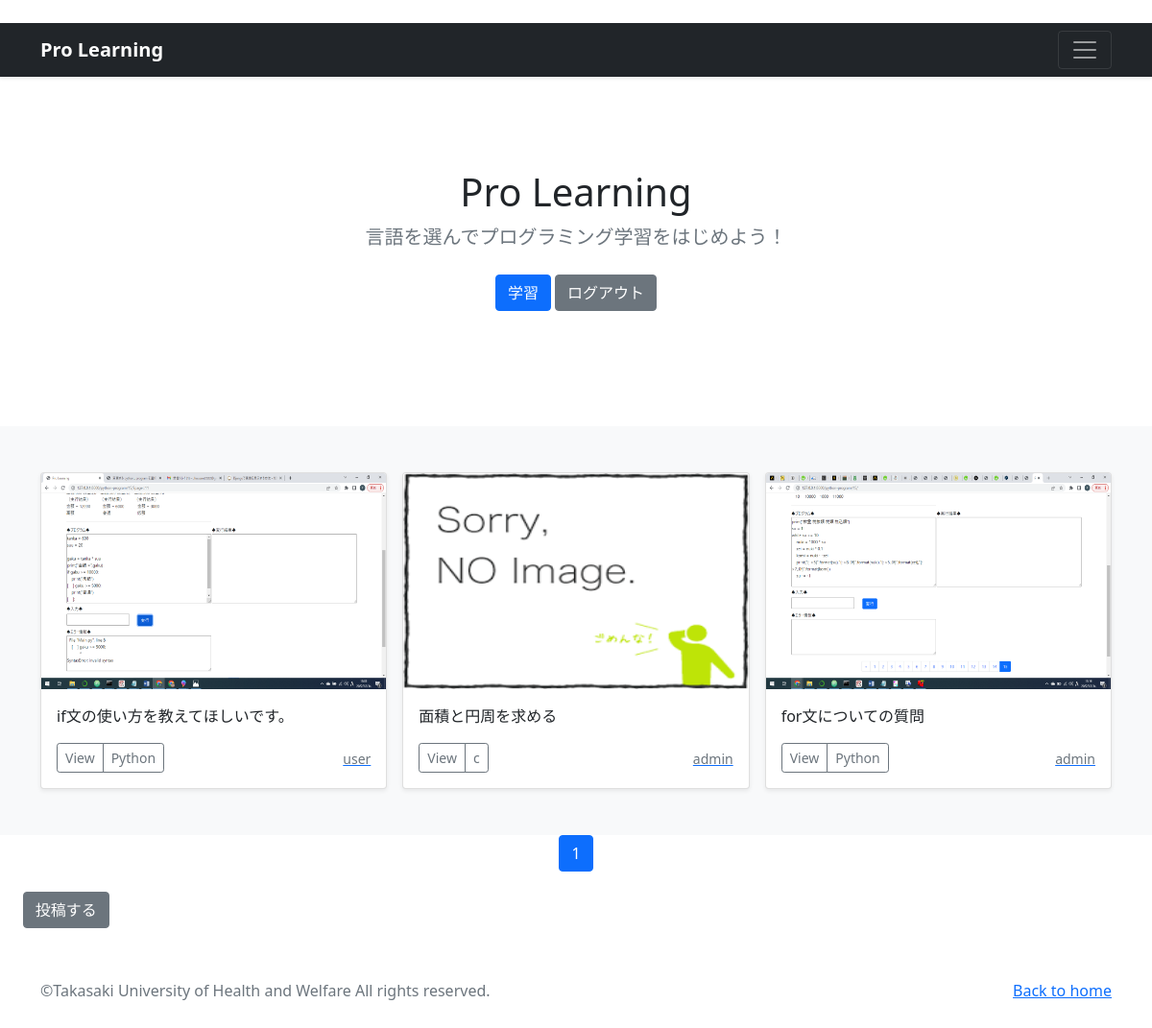
The app's page / (signed in) with its own data.
### base/models.py (models this page shows, shortened)
class Post(models.Model):
    user = models.ForeignKey(
        CustomUser,
        verbose_name='ユーザー',
        on_delete=models.CASCADE
        )
    category = models.ForeignKey(
        Category,
        verbose_name='カテゴリ',
        on_delete=models.PROTECT
        )
    title = models.CharField(
        verbose_name='タイトル', # フィールドのタイトル
        max_length=200        # 最大文字数は200
        )
    comment = models.TextField(
        verbose_name='コメント',  # フィールドのタイトル
        )
    image1 = models.ImageField(
        verbose_name='イメージ1',# フィールドのタイトル
        upload_to = 'photos',  # MEDIA_ROOT以下のphotosにファイルを保存
        blank=True,            # フィールド値の設定は必須でない
        null=True              # データベースにnullが保存されることを許容
        )
    image2 = models.ImageField(
        verbose_name='イメージ2',# フィールドのタイトル
        upload_to = 'photos',  # MEDIA_ROOT以下のphotosにファイルを保存
        blank=True,            # フィールド値の設定は必須でない
        null=True              # データベースにnullが保存されることを許容
        )
    posted_at = models.DateTimeField(
        verbose_name='投稿日時', # フィールドのタイトル
        auto_now_add=True       # 日時を自動追加
        )

class Category(models.Model):
    title = models.CharField(
        verbose_name='カテゴリ', # フィールドのタイトル
        max_length=20)

### accounts/models.py (models this page shows)
class CustomUser(AbstractUser):
    pass

### base/views.py (the view)
# urls.py: path('', views.IndexView.as_view(), name='index'),
class IndexView(ListView):
    template_name ='index.html'
    queryset = Post.objects.order_by('-posted_at')
    paginate_by = 6

### base/templates/index.html (shortened to what this page needs)
{% extends 'base.html' %}
      {% block contents %}
      {% include "post_title.html" %}
      {% if user.is_authenticated %}
      {% include "post_list.html" %}
      {% include "pagination.html" %}
      <table>
      <td>&nbsp &nbsp &nbsp</td><td><a href="{% url 'base:post' %}"
         class="btn btn-secondary my-1">投稿する</a></td></table>
      {% endif %}
      {% endblock %}

### base/templates/post_list.html (shortened to what this page needs)
  <div class="album py-5 bg-light">
    <div class="container">
      <div class="row row-cols-1 row-cols-sm-2 row-cols-md-3 g-3">
        {% for record in object_list %}
        <div class="col">
          <div class="card shadow-sm">
            {% if record.image1 %}
            <img src="{{ record.image1.url }}"
                 class="bd-placeholder-img card-img-top"
                 width="100%" height="225"
                 xmlns="http://www.w3.org/2000/svg"
                 role="img" aria-label="Placeholder: Thumbnail"
                 preserveAspectRatio="xMidYMid slice"
                 focusable="false">
                 <rect width="100%" height="100%" fill="#55595c"/>
            {% else %}
            <img src="/media/stock/noimage.png"
                 class="bd-placeholder-img card-img-top"
                 width="100%" height="225"></img>
            {% endif %}
            <div class="card-body">
              <p class="card-text">
                {{record.title}}
              </p>
              <div class="d-flex justify-content-between align-items-center">
                <div class="btn-group">
                  <button type="button"
                          class="btn btn-sm btn-outline-secondary" onclick="location.href='{% url 'base:post_detail' record.pk %}'">
                          View</button>
                  <button type="button"
                          class="btn btn-sm btn-outline-secondary" onclick="location.href='{% url 'base:post_cate' category=record.category.id %}'">
                          {{record.category.title}}</button>
                </div>
                <a href="{% url 'base:user_list' user=record.user.id %}">
                  <small class="text-muted">
                    {{record.user.username}}</small>
                </a>
              </div>
            </div>
          </div>
        </div>
        {% endfor %}
      </div>
    </div>
  </div>

### base/templates/base.html (style rules this page uses)
.bd-placeholder-img { font-size: 1.125rem; text-anchor: middle; -webkit-user-select: none; -moz-user-select: none; user-select: none; }

### records on screen
Post: image1 (picture), title "if文の使い方を教えてほしいです。", category "Python", user.username "user"
Post: title "面積と円周を求める", category "c", user.username "admin"
Post: image1 (picture), title "for文についての質問", category "Python", user.username "admin"

### other values on screen
{{ num }} "1"
